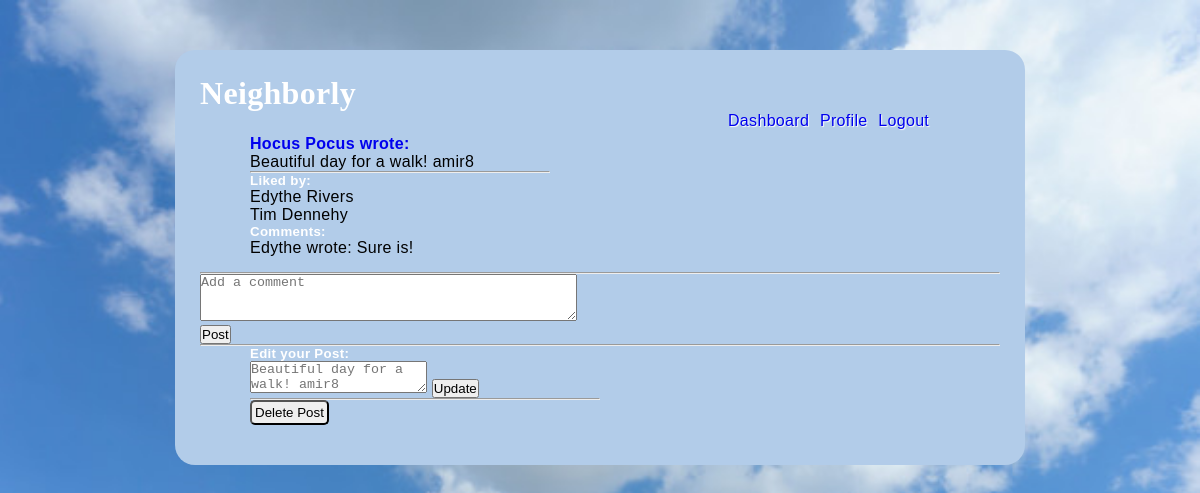
Screenshot of /post/details/4 (signed in) with the database file from the repository.
### models.py (models this page shows, shortened)
class User(db.Model):
    __tablename__ = "users"
    id = db.Column(db.Integer, primary_key=True)
    first_name = db.Column(db.String(45))
    last_name = db.Column(db.String(45))
    email = db.Column(db.String(255))
    address_id = db.Column(db.Integer, db.ForeignKey('addresses.id', ondelete='cascade'))
    address = db.relationship('Address', foreign_keys=[address_id])
    password_hash=db.Column(db.String(255))
    profile_pic = db.Column(db.Text)
    likes_sent = db.relationship('Post', secondary=likes_table, passive_deletes=True)
    all_post = db.relationship('Post', back_populates="user", cascade="all, delete, delete-orphan")
    all_event = db.relationship('Event', back_populates="user", cascade="all, delete, delete-orphan")
    post_comments = db.relationship('Post_comment', back_populates="user", cascade="all, delete, delete-orphan")
    event_comments = db.relationship('Event_comment', back_populates="user", cascade="all, delete, delete-orphan")
    created_at = db.Column(db.DateTime, server_default = func.now())
    updated_at = db.Column(db.DateTime, server_default = func.now(), onupdate = func.now())
    @property
    def full_name(self):
        return self.first_name + ' ' + self.last_name

class Post(db.Model):
    __tablename__ = "posts"
    id = db.Column(db.Integer, primary_key=True)
    message = db.Column(db.String(255))
    user_id = db.Column(db.Integer, db.ForeignKey('users.id', ondelete='cascade'))
    user = db.relationship('User', foreign_keys=[user_id])
    likes_rec = db.relationship('User', secondary=likes_table, passive_deletes=True)
    all_comment = db.relationship('Post_comment', back_populates="post", cascade="all, delete, delete-orphan")
    created_at = db.Column(db.DateTime, server_default = func.now())
    updated_at = db.Column(db.DateTime, server_default = func.now(), onupdate = func.now())

class Post_comment(db.Model):
    __tablename__ = "post_comments"
    id = db.Column(db.Integer, primary_key=True)
    message = db.Column(db.String(255))
    post_id = db.Column(db.Integer, db.ForeignKey('posts.id', ondelete='cascade'))
    post = db.relationship('Post', foreign_keys=[post_id])
    user_id = db.Column(db.Integer, db.ForeignKey('users.id', ondelete='cascade'))
    user = db.relationship('User', foreign_keys=[user_id])
    created_at = db.Column(db.DateTime, server_default = func.now())
    updated_at = db.Column(db.DateTime, server_default = func.now(), onupdate = func.now())

### controller.py (the view)
def post_details(post_id):
    if 'user_id' not in session:
        return redirect("/")
    post = Post.query.get(post_id)
    user = User.query.filter_by(id = post.user_id).all()
    comment = Post_comment.query.filter_by(post_id = int(post_id)).all()
    return render_template("post_details.html", post = post, all_users = user, all_comments = comment)

### templates/post_details.html (shortened to what this page needs)
<!DOCTYPE html>
<html lang="en">
<head>
    <link rel="stylesheet" type="text/css" href="{{ url_for('static', filename='style1.css') }}">
</head>
<body>
    <div class="container_dashboard">
        <h1>Neighborly</h1>
        <div class="navigation">
            <a href="/dashboard">Dashboard</a>
            <a href="/my_profile">Profile</a>
            <a href="/logout">Logout</a>
        </div>
        <div class="post-details">
            {% for user in all_users %}
                <h4><a href="/neighbors/profile/{{user.id}}"> {{user.full_name}} wrote:</a></h4>
            {% endfor %}
            <blockquote>
                {{ post.message }}
            </blockquote>
            <hr>
            <h5>Liked by:</h5>
            <ul>
                {% for user in post.likes_rec %}
                    <li>{{ user.first_name }} {{ user.last_name }}</li>
                {% endfor %}
            </ul>
            <h5>Comments:</h5>
            <ul>
                {% for comment in all_comments %}
                    <li>{{ comment.user.first_name }} wrote: {{comment.message}}</li>
                {% endfor %}
            </ul>
        </div>
        <hr>
        <form action="/add/post_comment/{{post.id}}", method="POST">
            <p><textarea name="message"  cols="45" rows="3" placeholder="Add a comment"></textarea></p>
            <input type="submit" value="Post">
        </form>
        <hr>
        <div class="posts">
            {% if session['user_id'] == post.user_id %}
                <h5>Edit your Post:</h5>
                <form action="/update/post/{{post.id}}" method="POST">
                    <textarea name="message" placeholder="{{ post.message }}" ></textarea>
                    <input type="submit" value="Update">
                </form>
                <hr>
                <h3><a href="/delete/post/{{post.id}}"><button>Delete Post</button></a></h3>
            {% endif %}
        </div>
    </div>
</body>
</html>

### static/style1.css (style rules this page uses)
* { margin: 0px; padding: 0px; }
body { background-repeat: no-repeat; background-attachment: fixed; background-size: cover; background-position: top; background-image: url("clouds.png"); width: 100%; height: 100%; font-family: Arial, Helvetica; letter-spacing: 0.02em; font-weight: 400; -webkit-font-smoothing: antialiased; }
.navigation { margin-left: 525px; border-radius: 2px; color: white; text-shadow: 1px 1px 1px white }
.navigation a { padding: 3px; text-decoration: none; }
.container_dashboard { width: 800px; background-color: rgb(178, 204, 233); margin: 50px auto; padding: 25px; border-radius: 20px; font-family: 'Lucida Sans', 'Lucida Sans Regular', 'Lucida Grande', 'Lucida Sans Unicode', Geneva, Verdana, sans-serif; }
.container_dashboard h1 { font-family: cursive; color: white; }
.container_dashboard li { list-style: none; }
.posts { margin-bottom: 15px; display: inline-block; width: 350px; vertical-align: top; margin-left: 50px; }
.posts button { border-radius: 5px; padding: 3px; }
.posts a { text-decoration: none; }
.posts h5 { color: white; }
.post-details { margin-top: 5px; margin-bottom: 15px; display: inline-block; width: 300px; vertical-align: top; margin-left: 50px; }
.post-details ul { display: inline-block; }
.post-details a { text-decoration: none; }
.post-details h5 { color: white; }

### rows the page displays
User: full_name "Hocus Pocus"
Post: message "Beautiful day for a walk! amir8"
User: first_name "Edythe", last_name "Rivers"
User: first_name "Tim", last_name "Dennehy"
Post_comment: user.first_name "Edythe", message "Sure is!"
